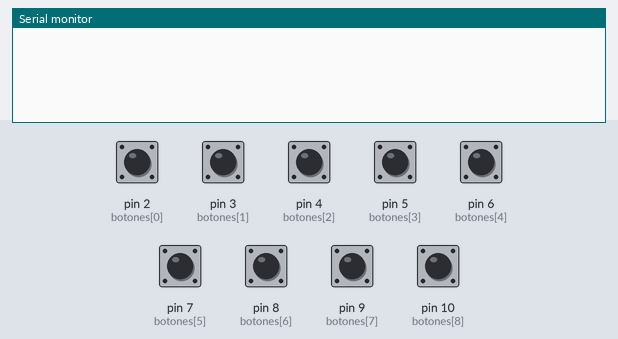
This sketch was run on a simulated Arduino Uno, built with avr-gcc and run on an emulated ATmega328P. Parts: the last lines printed to the serial monitor. Inputs (shaded band) come from the test bench; at power-on: pin 2 (botones[0]), pin 3 (botones[1]), pin 4 (botones[2]), pin 5 (botones[3]), pin 6 (botones[4]), pin 7 (botones[5]), pin 8 (botones[6]), pin 9 (botones[7]), pin 10 (botones[8]) HIGH.

Above: at 1.2 s.
1.3 s: pin 2 (botones[0]) pulled LOW for 0.15 s
At 2.5 s:
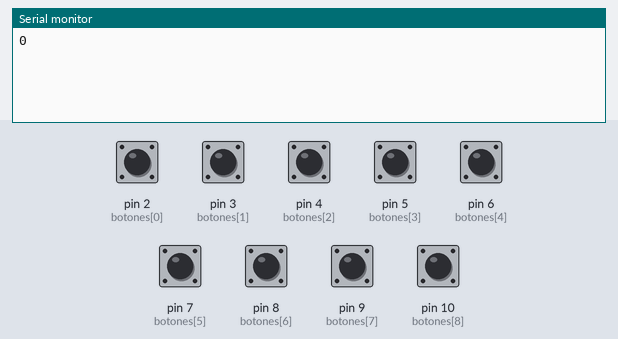
2.9 s: pin 3 (botones[1]) pulled LOW for 0.15 s
At 3.9 s:
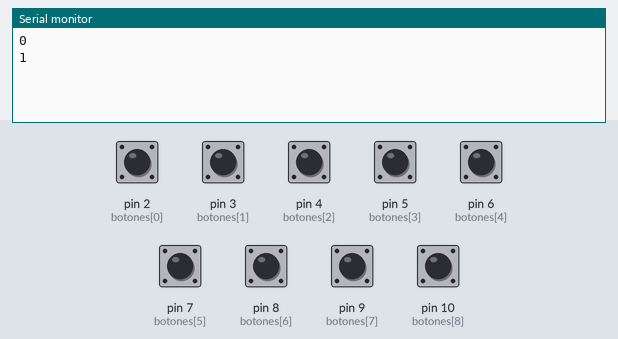
4.5 s: pin 4 (botones[2]) pulled LOW for 0.15 s
At 5.0 s:
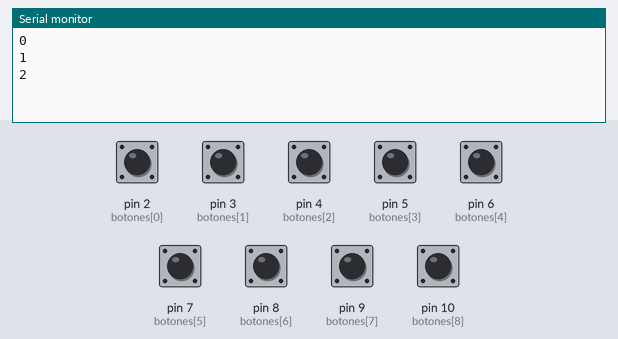
6.1 s: pin 5 (botones[3]) pulled LOW for 0.15 s
At 7.3 s:
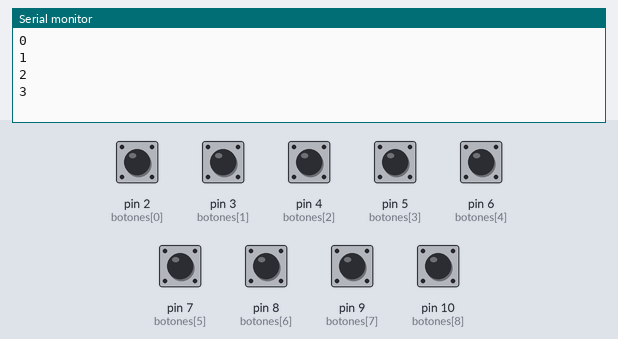
7.7 s: pin 6 (botones[4]) pulled LOW for 0.15 s
At 8.7 s:
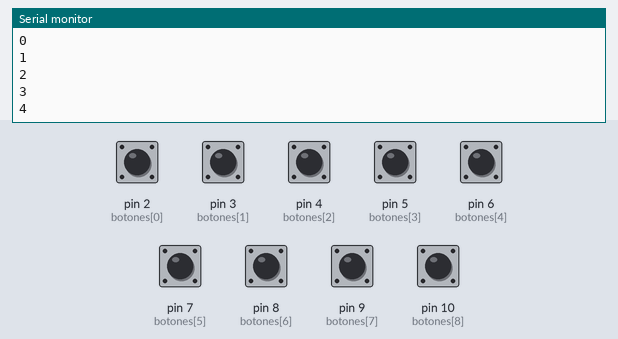
9.3 s: pin 7 (botones[5]) pulled LOW for 0.15 s
At 9.9 s:
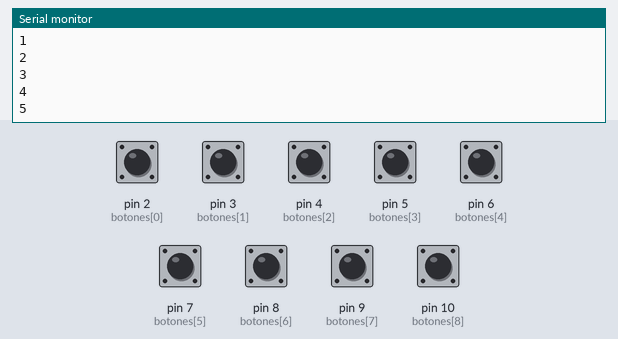
Timing chart, 0 to 11.9 s (numbered marks = the images above; inputs shaded):
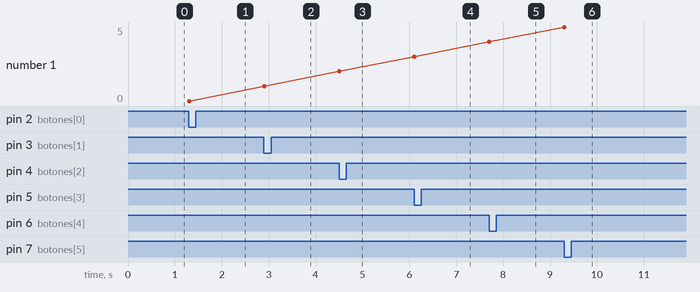

The sketch:

CodigoArduinoPianoOriginal.ino
```cpp
const int botones[] = {2, 3, 4, 5, 6, 7, 8, 9, 10}; // Pines conectados a botones
const int numBotones = 9;
bool estadoAnterior[numBotones];

void setup() {
  Serial.begin(9600);
  for (int i = 0; i < numBotones; i++) {
    pinMode(botones[i], INPUT_PULLUP);
    estadoAnterior[i] = HIGH;
  }
}

void loop() {
  for (int i = 0; i < numBotones; i++) {
    bool estadoActual = digitalRead(botones[i]);

    // Detectar flanco de bajada: cuando se presiona el botón
    if (estadoAnterior[i] == HIGH && estadoActual == LOW) {
      Serial.println(i);  // Envía el número del botón
    }

    estadoAnterior[i] = estadoActual;
  }

  delay(10); // Pequeño delay para evitar rebotes
}
```

Measured:
- after the input at 1.3 s, the serial monitor: prints a new line at once (image 1)
- after the input at 2.9 s, the serial monitor: prints a new line at once (image 2)
- after the input at 4.5 s, the serial monitor: prints a new line at once (image 3)
- after the input at 6.1 s, the serial monitor: prints a new line at once (image 4)
- after the input at 7.7 s, the serial monitor: prints a new line at once (image 5)
- after the input at 9.3 s, the serial monitor: prints a new line at once (image 6)
- plotted number 1: 0 → 1 after the input at 2.9 s, 1 → 2 after the input at 4.5 s, 2 → 3 after the input at 6.1 s, 3 → 4 after the input at 7.7 s, 4 → 5 after the input at 9.3 s
